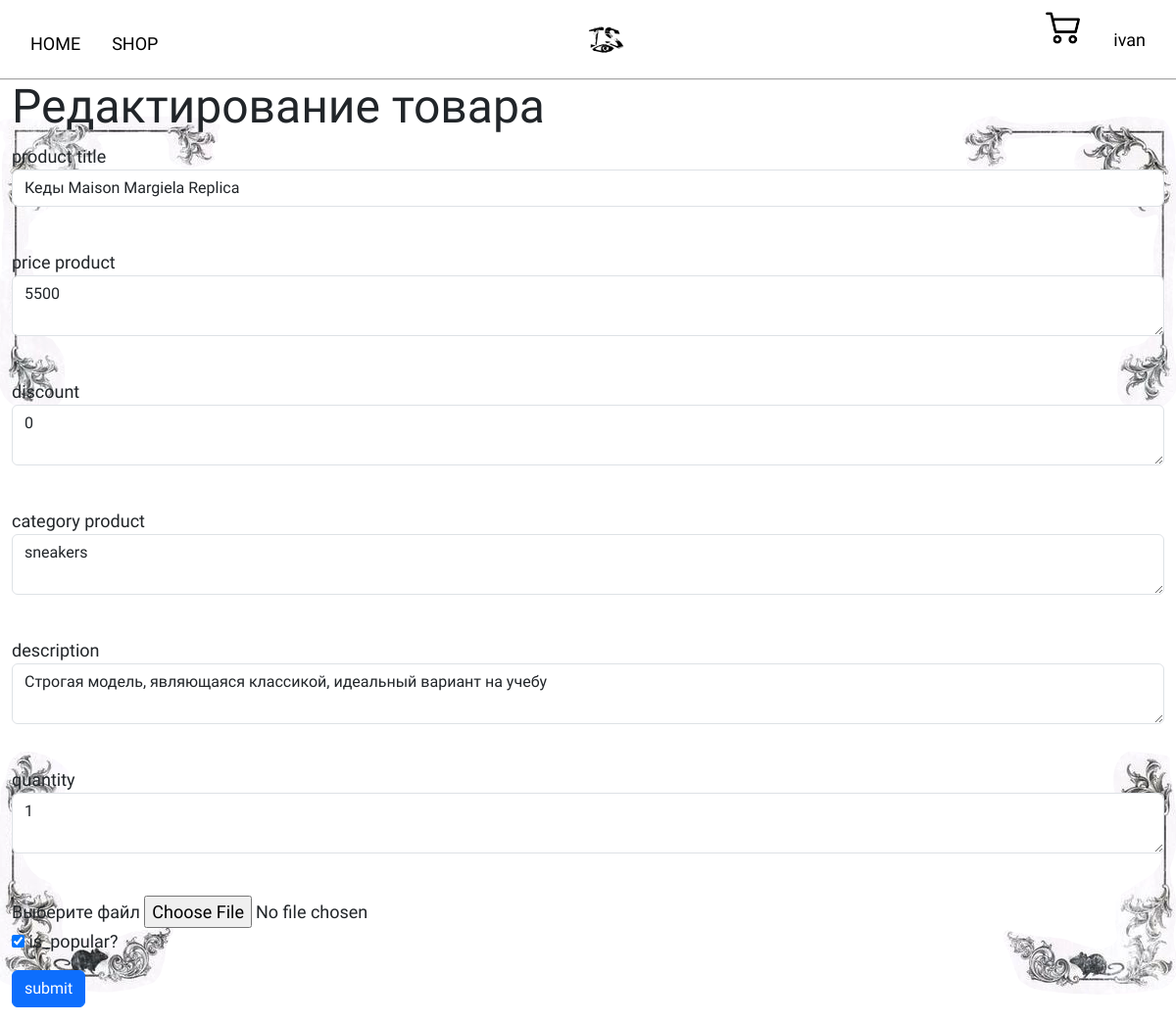
Page /product_edit/1 (signed in) on the committed database.
### data/users.py (models this page shows, shortened)
class User(SqlAlchemyBase, UserMixin, SerializerMixin):
    __tablename__ = 'users'
    id = sqlalchemy.Column(sqlalchemy.Integer,
                           primary_key=True, autoincrement=True)
    surname = sqlalchemy.Column(sqlalchemy.String)
    about = sqlalchemy.Column(sqlalchemy.String)
    name = sqlalchemy.Column(sqlalchemy.String)
    age = sqlalchemy.Column(sqlalchemy.Integer)
    email = sqlalchemy.Column(sqlalchemy.String, unique=True)
    hashed_password = sqlalchemy.Column(sqlalchemy.String)
    money = sqlalchemy.Column(sqlalchemy.Integer, nullable=True)
    total_spent = sqlalchemy.Column(sqlalchemy.Integer, nullable=True)
    modified_date = sqlalchemy.Column(sqlalchemy.DateTime)
    admin = sqlalchemy.Column(sqlalchemy.Boolean, default=False)
    news = orm.relationship("Product", back_populates='user')

### data/product.py (models this page shows)
class Product(SqlAlchemyBase,SerializerMixin):
    __tablename__ = 'products'
    id = sqlalchemy.Column(sqlalchemy.Integer,
                           primary_key=True, autoincrement=True)
    title = sqlalchemy.Column(sqlalchemy.String, nullable=True, unique=True)
    price = sqlalchemy.Column(sqlalchemy.Integer, nullable=True)
    category = sqlalchemy.Column(sqlalchemy.String, nullable=True)
    description = sqlalchemy.Column(sqlalchemy.String, nullable=True)
    discount = sqlalchemy.Column(sqlalchemy.Integer, nullable=True, default=0)
    created_date = sqlalchemy.Column(sqlalchemy.DateTime,
                                     default=datetime.datetime.now)
    quantity = sqlalchemy.Column(sqlalchemy.Integer, nullable=True)
    is_popular = sqlalchemy.Column(sqlalchemy.Boolean, default=True)
    image = sqlalchemy.Column(sqlalchemy.BLOB, nullable=True)
    user_id = sqlalchemy.Column(sqlalchemy.Integer,
                                sqlalchemy.ForeignKey("users.id"),nullable=True)
    user = orm.relationship('User')
    categories = orm.relationship("Category",
                                  secondary="association",
                                  backref="work")

### server.py (the view, shortened to what this page needs)
@app.route('/product_edit/<int:id>', methods=['GET', 'POST'])
@login_required
def edit_news(id):
    form = ProductForm()
    db_sess = db_session.create_session()
    user = db_sess.query(User).filter_by(id=current_user.id).first()
    db_sess.close()
    if not user.admin:
        flash('Вы не Админ, вы не можете редактировать товар', 'error')
        return redirect('/')
    if request.method == "GET":
        db_sess = db_session.create_session()
        product = db_sess.query(Product).filter(Product.id == id).first()
        if product:
            form.title.data = product.title
            form.price.data = product.price
            form.category.data = product.category
            form.discount.data = product.discount
            form.description.data = product.description
            form.quantity.data = product.quantity
            form.is_popular.data = product.is_popular
        else:
            abort(404)
    return render_template('produc.html',
                           title='Редактирование товара',
                           form=form
                           )

### forms/product.py
class ProductForm(FlaskForm):
    title = StringField('product title', validators=[DataRequired()])
    price = TextAreaField("price product")
    category = TextAreaField("category product")
    description = TextAreaField("description")
    discount = TextAreaField("discount")
    quantity = TextAreaField("quantity")
    is_popular = BooleanField("is_popular?")
    submit = SubmitField('submit')
    categories = orm.relationship("Category",
                                  secondary="association",
                                  backref="products")

### data/db_session.py (called while the page is built)
def create_session() -> Session:
    global __factory
    return __factory()

### server.py (called while the page is built)
@login_manager.user_loader
def load_user(user_id):
    db_sess = db_session.create_session()
    ret = db_sess.query(User).get(user_id)
    db_sess.close()
    return ret

### templates/produc.html (shortened to what this page needs)
{% extends "base.html" %}
{% block content %}
<h1 class="d-flex">{{ title }}</h1>
<form action="" method="post" enctype="multipart/form-data">
    <p>
        {{ form.title.label }}<br>
        {{ form.title(class="form-control") }}<br>
    </p>
    <p>
        {{ form.price.label }}<br>
        {{ form.price(class="form-control") }}<br>
    </p>
    <p>
        {{ form.discount.label }}<br>
        {{ form.discount(class="form-control") }}<br>
    </p>
    <p>
        {{ form.category.label }}<br>
        {{ form.category(class="form-control") }}<br>
    </p>
    <p>
        {{ form.description.label }}<br>
        {{ form.description(class="form-control") }}<br>
    </p>
     <p>
        {{ form.quantity.label }}<br>
        {{ form.quantity(class="form-control") }}<br>
    </p>
    <div class="form-group">
        <label for="photo">Выберите файл</label>
        <input type="file" class="form-control-file" id="photo" name="file">
    </div>
    <p>{{ form.is_popular() }} {{ form.is_popular.label }}</p>
    <p>{{ form.submit(type="submit", class="btn btn-primary") }}</p>
</form>
{% endblock %}

### templates/base.html (shortened to what this page needs)
<!DOCTYPE html>
<html lang="en">
<head>
    <link href="https://cdn.jsdelivr.net/npm/bootstrap@5.3.5/dist/css/bootstrap.min.css" rel="stylesheet">
    <link rel="stylesheet" href="{{ url_for('static', filename='css/base.css') }}">
</head>
<body>
    <header class="header sticky-top">
        <div class="header-container d-flex">
            <navbar class="header-nav pt-4">
                <ul class="header-list d-flex">
                    <li>
                        <a href="/" class="nav-a m-3">Home</a>
                    </li>
                    <li>
                        <a href="/shop" class="nav-a m-3">Shop</a>
                    </li>
                </ul>
            </navbar>
            <div class="header-logo">
                <a href="/"><img src="{{ url_for('static', filename='img/icon.jpg') }}" class="icon" alt=""></a>
            </div>
            <div class="header-profile d-flex gap-2 align-items-start">
                {% if current_user.is_authenticated %}
                <a href="/cart"><img src="{{ url_for('static', filename='img/cart.png') }}" class="grob " alt=""></a>
			    <a class="m-3" href="/profile">{{ current_user.name }}</a>
		        {% else %}
                <p>
				<a href="/login" class="m-3">Login</a>
			    </p>
		        {% endif %}
            </div>
        </div>
    </header>
    <div class="container">
        {% block content %}
        {% endblock content %}
    </div>
    <img src="{{ url_for('static', filename='img/frame1.png') }}" class="frame1" alt="">
    <img src="{{ url_for('static', filename='img/frame2.png') }}" class="frame2" alt="">
    <img src="{{ url_for('static', filename='img/frame3.png') }}" class="frame3" alt="">
    <img src="{{ url_for('static', filename='img/frame4.png') }}" class="frame4" alt="">
</body>
</html>

### static/css/base.css (style rules this page uses)
:root { --box-shadow: 0px 1px 1px rgba(0, 0, 0, 0.363); }
body { font-family: "Carrois Gothic", sans-serif; font-size: 18px; padding: 0; margin: 0; overflow-x: hidden; }
ul { list-style: none; padding: 0; }
a { text-decoration: none; color: #000; }
h1 { font-size: 48px; }
.header { height: 80px; background-color: #fff; box-shadow: var(--box-shadow); }
.header-list { text-transform: uppercase; }
.header-container { box-sizing: border-box; max-width: 1400px; margin: 0 auto; justify-content: space-between; padding: 0 15px; align-items: center; }
.container { box-sizing: border-box; max-width: 1600px; margin: 0 auto; }
.frame1 { position: absolute; right: -0.5%; bottom: 60%; z-index: -1; }
.frame2 { position: absolute; left: -0.5%; bottom: 60%; z-index: -1; }
.frame3 { position: absolute; left: -0.3%; top: 73.4%; z-index: -1; }
.frame4 { position: absolute; right: -0.3%; top: 73.4%; z-index: -1; }
.grob { width: 35px; height: 35px; margin-right: 10px; }
.icon { width: 100px; height: 80px; margin-right: 10px; }

### rows in the picture
User: name "ivan"
Product: title "Кеды Maison Margiela Replica", price "5500", discount "0", category "sneakers", description "Строгая модель, являющаяся классикой, идеальный вариант на учебу", quantity "1", is_popular "☑"

### other values in the picture
{{ title }} "Редактирование товара"
